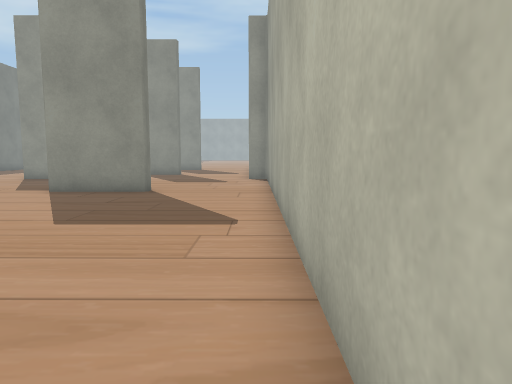
[1] (above)

20 first-person views from a walk through a 3-D level made in the Unity game engine. The camera is 1.2 m above the floor, tilts 6° down and sees 70° across. The floor is counted in squares, 1 m on a side. Each view is taken from the middle of a square. On the plan, view 1 faces up. The plan holds only what a view shows up to about 15 squares ahead; the rest is blank. The place goes on beyond the plan. The player is left out. Some surface patterns are stand-ins.

[2]
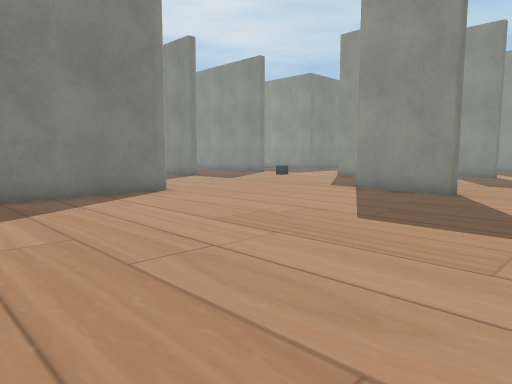

[3]
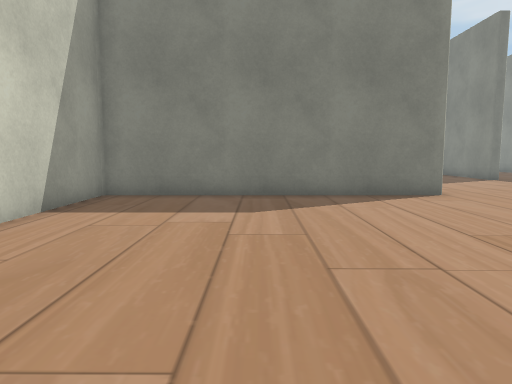

[4]
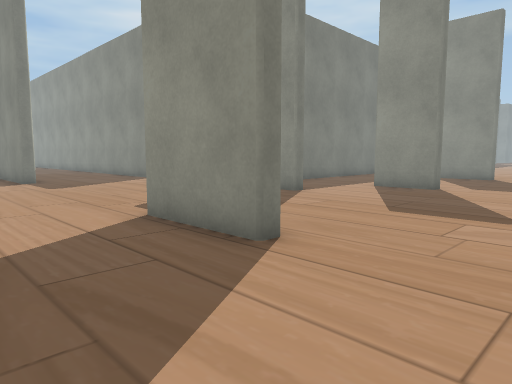

[5]
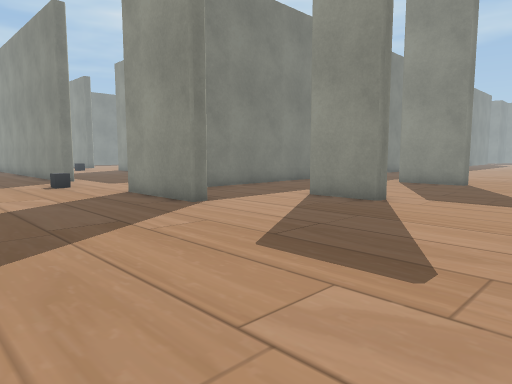

[6]
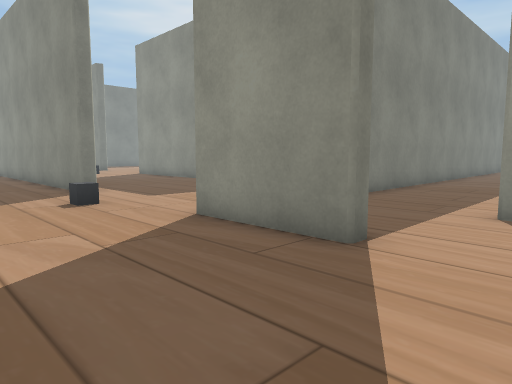

[7]
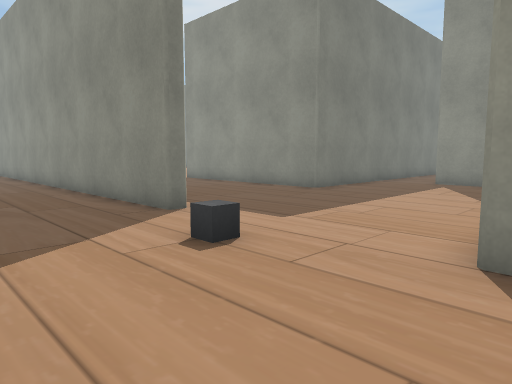

[8]
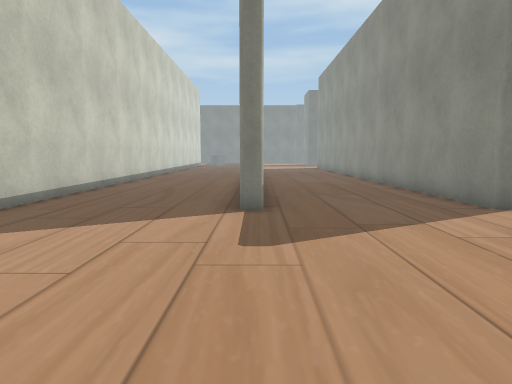

[9]
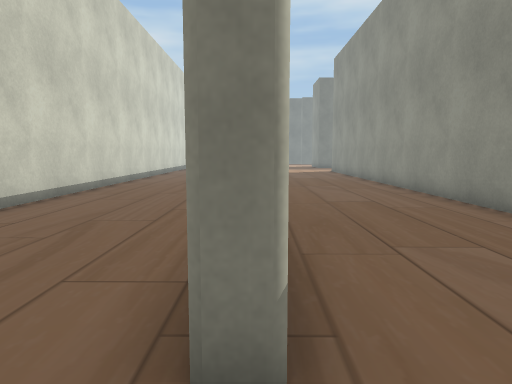

[10]
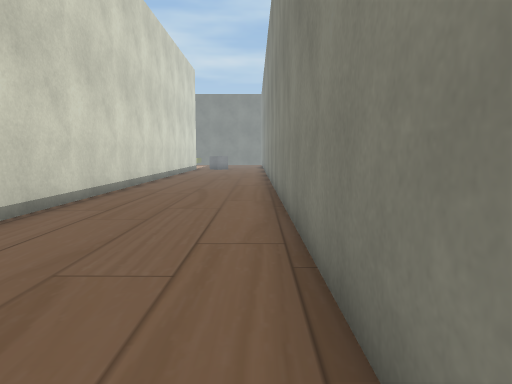

[11]
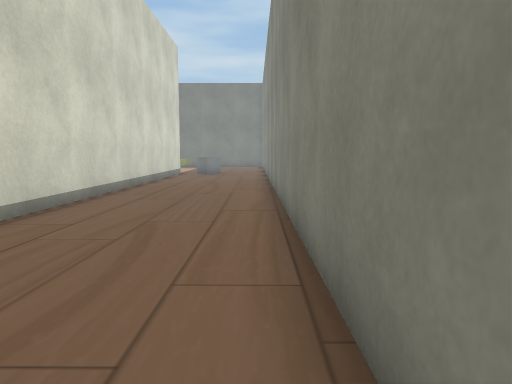

[12]
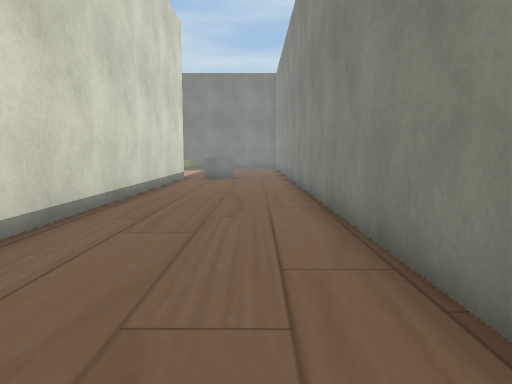

[13]
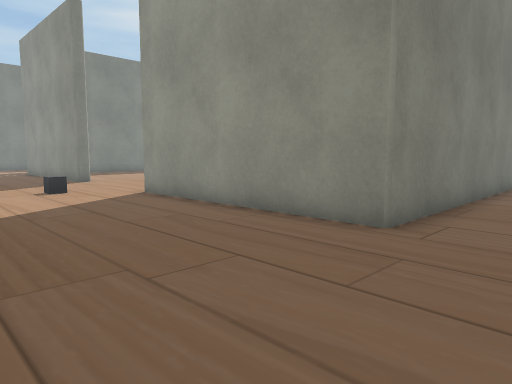

[14]
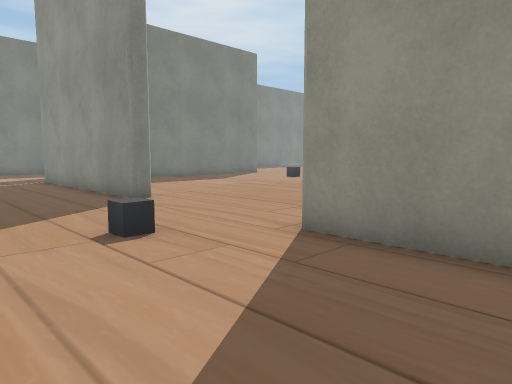

[15]
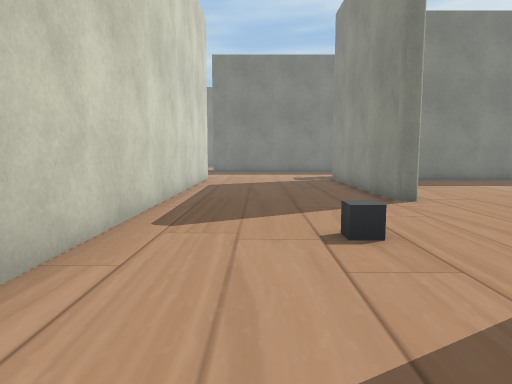

[16]
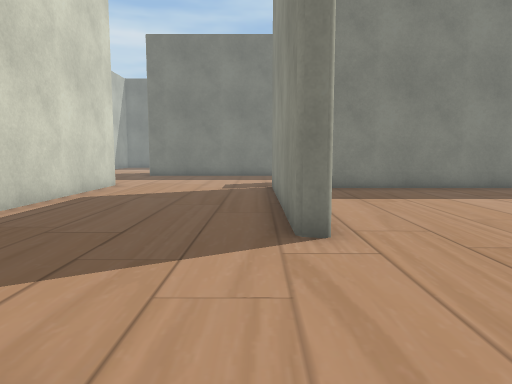

[17]
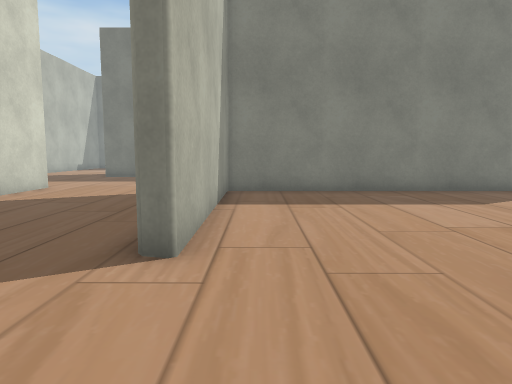

[18]
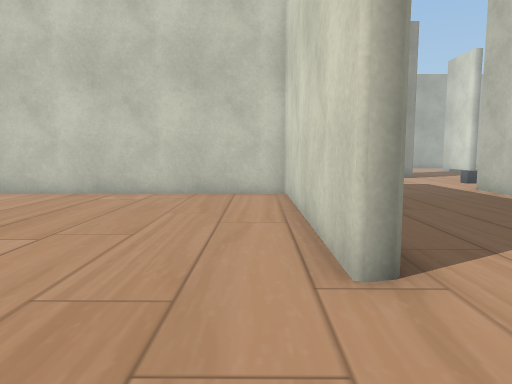

[19]
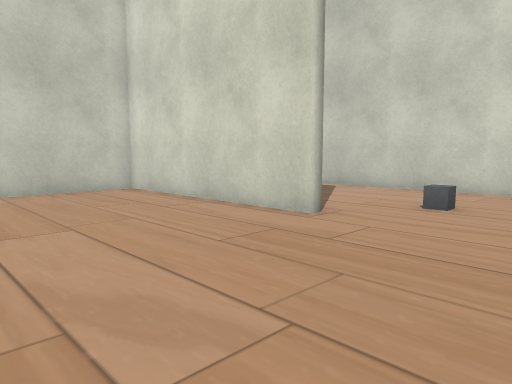

[20]
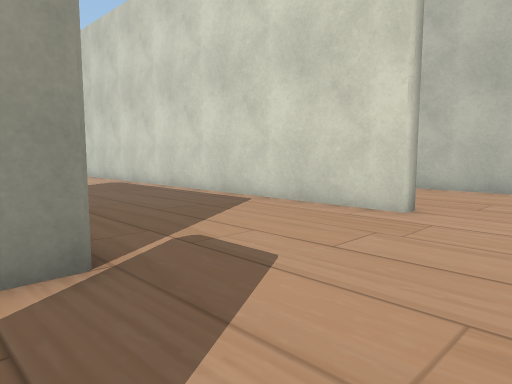

### Floor plan
Points are (right, up) in squares from view 1. A wall is a line through its corners. A room is listed if a view was taken in it or the views show most of it. See-through windows are left out.
Room 1 (views 1, 2, 3, 4, 5, 6, 7, 8, 9, 10, 11, 12, 13, 14, 15, 16, 17, 18, 19, 20)
walls: (-18.5, 17.6) (-16.7, 17.6) (-16.7, 17.2) (-30.1, 17.2); (-16.7, 12.1) (-16.7, 11.7) (-43.2, 11.6); (-7.5, 17.8) (-7.5, 17.2) (-11, 17.2); (-10.5, 6.4) (-10.5, -3.4) (-6.3, -3.4); (-13.5, 28.2) (-15.1, 28.2); (-17.6, 29.5) (-17.6, 23.6) (-25.6, 23.6) (-25.7, 24.1) (-18.1, 24.1) (-18.1, 30.5); (-10.5, 28.9) (-10.5, 20); (-4.3, 21.2) (-4.3, 20.8) (-6.5, 20.8); (-3.4, 12) (-3.4, 11.5) (-6.6, 11.5); (-4.1, 27.2) (-6.2, 27.2); (-40, 17.1) (-40, 17.6) (-21.4, 17.6); (-40.8, 12.1) (-37.9, 12.1); (-38.7, 30.5) (-38.7, 24.1) (-31.1, 24.1) (-31.2, 23.6) (-39.2, 23.6) (-39.2, 24.5); (0.5, 0.6) (0.5, 14.4); (-43.1, 6.4) (-16.9, 6.4)
ways out: opening at (-16.5, 28.5)

Where each view was taken, in squares from view 1:
view 1: 0 up, 0 right, facing up
view 2: 0 up, 0 right, facing up-left
view 3: 1 up, 0 right, facing left
view 4: 8 up, 0 right, facing up-left
view 5: 12 up, 0 right, facing up-left
view 6: 13 up, 5 left, facing up-left
view 7: 13 up, 10 left, facing up-left
view 8: 12 up, 9 left, facing left
view 9: 12 up, 15 left, facing left
view 10: 11 up, 18 left, facing left
view 11: 11 up, 24 left, facing left
view 12: 10 up, 28 left, facing left
view 13: 18 up, 15 left, facing up-left
view 14: 19 up, 22 left, facing up-left
view 15: 20 up, 22 left, facing left
view 16: 23 up, 26 left, facing left
view 17: 25 up, 27 left, facing left
view 18: 25 up, 29 left, facing right
view 19: 30 up, 30 left, facing down-right
view 20: 25 up, 43 left, facing down-right
